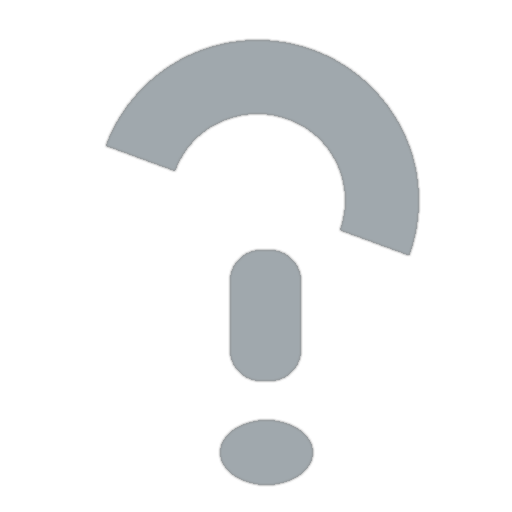
#> input picture assets/help_question.png, 512 x 512 px
$ python -i chart_theme.py   (imports and definitions only)
#> lines starting #> are read from the running program, lines starting #| are printed output that depends on the picture
"""
chart_theme.py — Tema visual ggplot2-inspirado para LabiiaLex.

Centraliza todas as constantes visuais, paletas e helpers de figura.
Nenhum modulo de analise deve definir cores, fontes ou estilos localmente.

Paleta qualitativa: formula identica ao scale_colour_hue() do ggplot2.
  HCL: hues igualmente espacados em [15, 375), C=100, L=65.
Layout: fundo branco, grid sutil, spines minimas — theme_minimal() do R.
"""
from __future__ import annotations

import math
import textwrap
from pathlib import Path
from typing import Optional, TYPE_CHECKING

if TYPE_CHECKING:
    from matplotlib.axes import Axes
    from matplotlib.figure import Figure


# ─── Conversao HCL → sRGB ─────────────────────────────────────────────────────

# [53 lines left out: functions _lab_to_xyz, _xyz_to_srgb, ggplot_hue, not called in this run]


def get_sequential_cmap() -> str:
    """Cmap sequencial padrao para heatmaps (uniforme em todos os charts)."""
    return "YlGnBu"


# ─── Constantes do Tema ───────────────────────────────────────────────────────

_THEME: dict = {
    "bg_figure":   "#FFFFFF",
    "bg_axes":     "#FAFAFA",
    "grid_color":  "#E5E5E5",
    "grid_width":  0.6,
    "grid_alpha":  0.7,
    "spine_color": "#CCCCCC",
    "spine_width": 0.5,
}

_FONT: dict = {
    "family":              "sans-serif",
    "title_size":          13,
    "title_weight":        "semibold",
    "title_color":         "#2D2D2D",
    "axis_label_size":     10,
    "axis_label_color":    "#4D4D4D",
    "tick_size":           9,
    "tick_color":          "#666666",
    "annotation_size":     8.5,
    "annotation_color":    "#555555",
    "legend_title_size":   10,
    "legend_title_weight": "semibold",
    "legend_title_color":  "#2D2D2D",
    "legend_text_size":    9,
    "legend_text_color":   "#444444",
}


# ─── Setup Global ─────────────────────────────────────────────────────────────

# [319 lines left out: functions apply_theme, _legend_width_for, create_figure, style_axes, style_network_axes, fit_network_axes and 3 more, not called in this run]


# ─── Recorte de bordas brancas ────────────────────────────────────────────────

def crop_white_borders(path: Path, pad_px: int = 10, white_threshold: int = 245) -> None:
    """Remove bordas brancas excedentes de um PNG salvo via PIL (sem numpy).

    Útil para graficos de rede onde bbox_inches='tight' nao descarta a area
    em branco acima/abaixo dos nos devido ao axes bounding-box em figura-space.

    Algoritmo (puro-PIL):
        1. Converte a imagem para escala de cinza.
        2. Cria máscara binária: pixels >=white_threshold → 0 (fundo),
           pixels <white_threshold → 255 (conteúdo).
        3. getbbox() retorna o bounding-box dos pixels de conteúdo.
        4. Recorta a imagem original com margem pad_px e salva no lugar.

    Args:
        path:            Caminho do PNG a ser recortado no local.
        pad_px:          Margem em pixels a preservar ao redor do conteúdo.
        white_threshold: Luminância mínima para considerar um pixel como fundo
                         branco (0–255). Padrão 245 captura branco puro e
                         quase-branco sem cortar bordas de antialiasing.
    """
#> called with path = '../../assets/help_question.png', pad_px = 10, white_threshold = 245
    try:
        from PIL import Image
        with Image.open(path) as img:
#> img is the input picture: PIL image 512x512 RGBA; mean R, G, B, A 25.7, 27, 27.8, 40.9
            gray = img.convert("L")
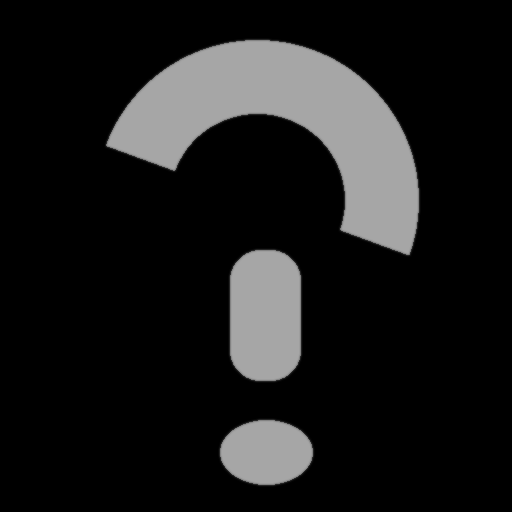
#> gray: PIL image 512x512 L; min 0, max 166, mean 26.6
        # Mapeia: cinza >= threshold → 0 (fundo/preto), senão → 255 (conteúdo)
        mask = gray.point(lambda p: 0 if p >= white_threshold else 255)
#> mask: PIL image 512x512 L; every value is 255
        bbox = mask.getbbox()  # bounding-box dos pixels de conteúdo (≠ 0)
#> bbox = (0, 0, 512, 512)
        if not bbox:
            return  # Imagem inteiramente branca — nada a recortar
        w, h = gray.size
#> w = 512; h = 512
        left  = max(0, bbox[0] - pad_px)
#> left = 0
        top   = max(0, bbox[1] - pad_px)
#> top = 0
        right = min(w, bbox[2] + pad_px)
#> right = 512
        bot   = min(h, bbox[3] + pad_px)
#> bot = 512
        if right <= left or bot <= top:
            return
        with Image.open(path) as img_orig:
            cropped = img_orig.crop((left, top, right, bot))
            cropped.save(path)
    except Exception:
        pass  # Silencioso: PIL pode nao estar disponivel em alguns ambientes


# ─── Salvar Figura ────────────────────────────────────────────────────────────

# [6 lines that did not run here, left out]

>>> result = crop_white_borders('../../assets/help_question.png')
